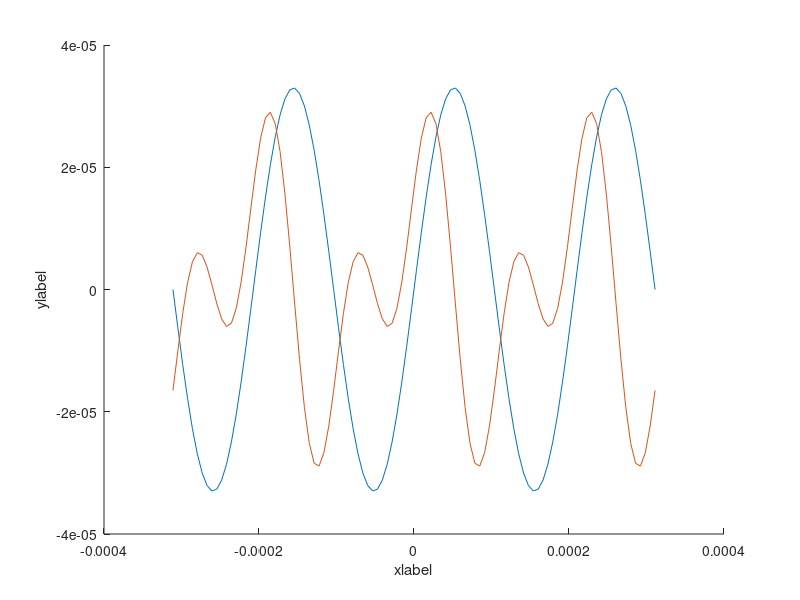

Write the MATLAB code that produced this figure. (Note: this script raises an error after producing the figure.)
% figures matlab "propres"
clear all; close all;

% generate some data
scaling = 3.3e-5;
x = linspace(-3*pi,3*pi,100);
y1 = sin(x) * scaling;
y2 = (sin(2*x)+cos(x))/2 * scaling;

% figure 1 - default
fig = figure;
hold on; 
%grid on; box on;
%fig.Position = [100 100 560*0.57 420*0.57];
%ax = gca;
%ax.GridAlpha=0.3;
%ax.FontSize=8;
plot(x*scaling,y1);
plot(x*scaling,y2);
xlabel('xlabel')
ylabel('ylabel')

saveas(fig, 'figmatlab1.eps', 'epsc')
%saveas(fig, 'figmatlab1.pdf') % 1 page complete
%print(gcf, '-dpdf', 'figmatlab1.pdf');

fig.PaperPositionMode = 'auto';
fig_pos = fig.PaperPosition;
fig.PaperSize = [fig_pos(3) fig_pos(4)];
print(fig,'figmatlab1','-dpdf')